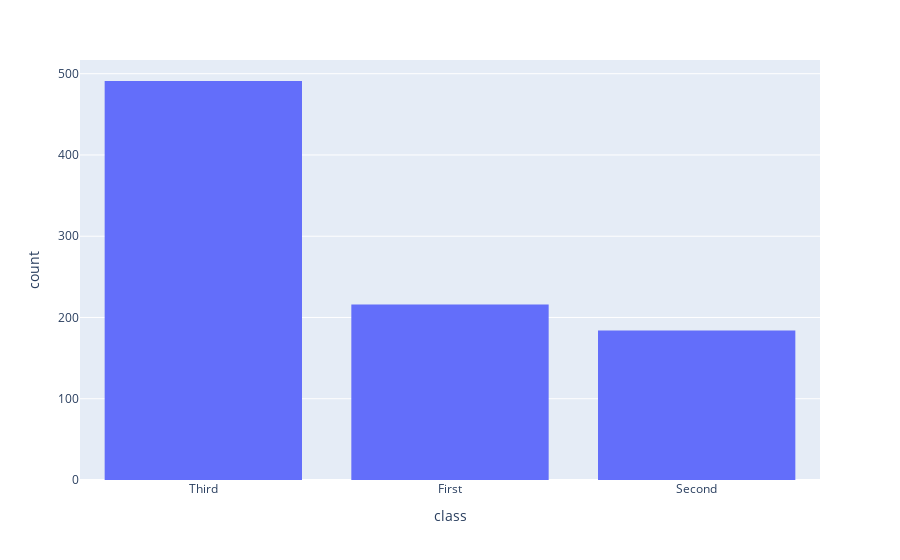

The notebook cell this image was saved under:
### Code cell
# ваш код тут
fig = px.histogram(titanic, x='class')
fig.show()

### Figure 1 — Plotly figure (JSON) as saved in the notebook; plotly's stock layout.template omitted (floating-point values rounded to 4 significant figures; data arrays with more than 128 entries replaced by an {"elided": "..."} marker saying what was removed)
{"data": [{"bingroup": "x", "hovertemplate": "class=%{x}<br>count=%{y}<extra></extra>", "legendgroup": "", "marker": {"color": "#636efa", "pattern": {"shape": ""}}, "name": "", "orientation": "v", "showlegend": false, "type": "histogram", "x": {"elided": "891 str values"}, "xaxis": "x", "yaxis": "y"}], "layout": {"barmode": "relative", "legend": {"tracegroupgap": 0}, "margin": {"t": 60}, "xaxis": {"anchor": "y", "domain": [0, 1], "title": {"text": "class"}}, "yaxis": {"anchor": "x", "domain": [0, 1], "title": {"text": "count"}}}}
